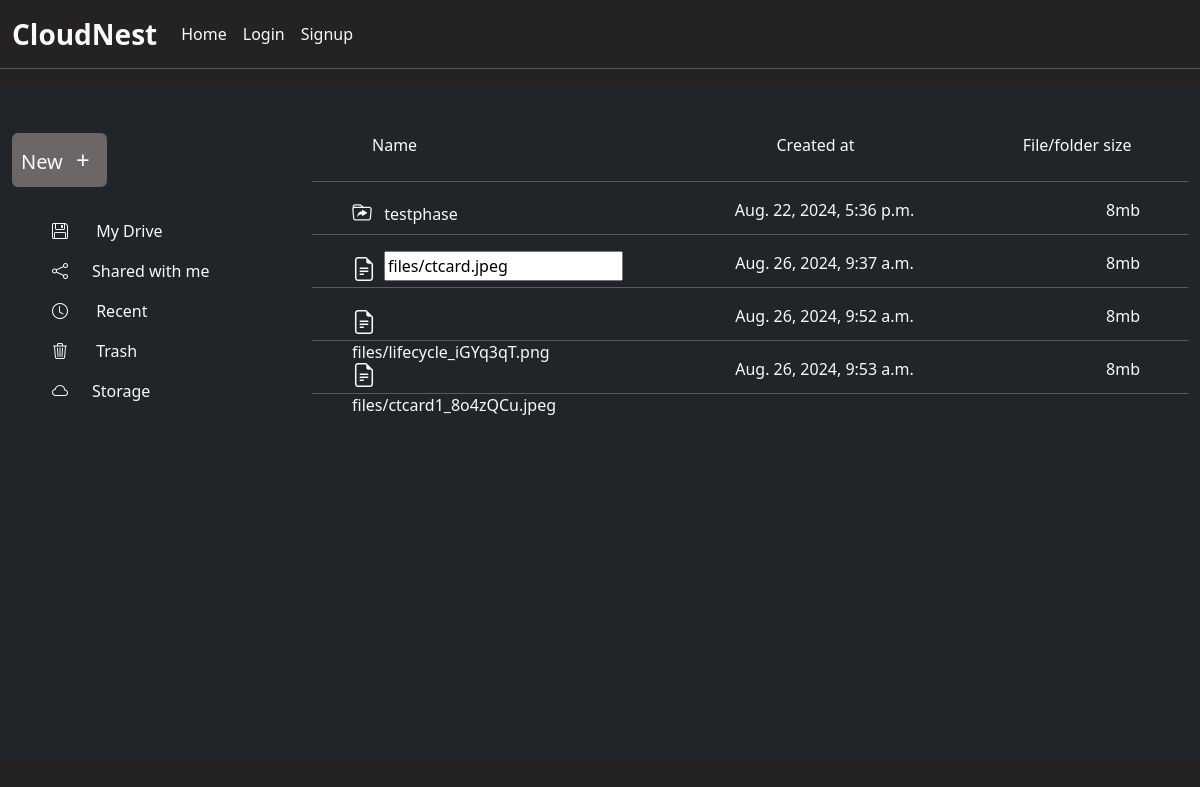
Page /cloudNest/renameInnerFile/1/11/ on the committed database.
### drive/models.py (models this page shows, shortened)
class InnerFolder(models.Model):
    folderName= models.CharField(max_length=50,default='Folder')
    parentFolder = models.ForeignKey(Folder,on_delete=models.CASCADE)
    created_at = models.DateTimeField(auto_now_add=True)

class InnerFile(models.Model):
    file = models.FileField(upload_to='files',null=False)
    fileUser = models.ForeignKey(Folder,on_delete=models.CASCADE )
    created_at = models.DateTimeField(auto_now_add=True )

### drive/views.py (the view, shortened to what this page needs)
# urls.py: path('cloudNest/renameInnerFile/<int:parentFOlderiD>/<int:renamefile_Id>/',renameInnerFile,name='renameInnerFile'),
def renameInnerFile(request,parentFOlderiD,renamefile_Id):
    parentfolder = Folder.objects.get(id=parentFOlderiD)
    innerFolder = InnerFolder.objects.filter(parentFolder=parentFOlderiD).order_by('-id')
    innerFile = InnerFile.objects.filter(fileUser = parentfolder)
    folder_instance = get_object_or_404(InnerFile, id=renamefile_Id)
    context = {
        'innerFolder':innerFolder,
        'folderId':parentFOlderiD,
        'innerFile':innerFile,
        'renaming_file_id': renamefile_Id
    }
    return render(request,'renameInnerFile.html',context)

### drive/templates/renameInnerFile.html (shortened to what this page needs)
{% extends 'index.html' %}
{% block content %}
<div class=" d-flex h-100vh">
    <div class="left-side-container w-25 container bg-dark pt-5 h-100vh">
        <div class="text-decoration-none d-flex btn_click">
            <button class="btn fs-5 p-2 text-light rounded"  role='button' id="btn">New <span class="fs-4 p-2">+</span></button>
        </div>
           <ul class="mt-4">
            <li class="p-2"><a href="#" class="text-decoration-none text-light"><i class="bi bi-floppy pe-4"></i> My Drive</li></a>
            <li class="p-2"><a href="#" class="text-decoration-none text-light"><i class="bi bi-share pe-4"></i>Shared with me</li></a>
            <li class="p-2"><a href="#" class="text-decoration-none text-light"><i class="bi bi-clock pe-4"></i> Recent</li></a>
            <li class="p-2"><a href="#" class="text-decoration-none text-light"><i class="bi bi-trash3 pe-4"></i> Trash</li></a>
            <li class="p-2"><a href="#" class="text-decoration-none text-light"><i class="bi bi-cloud pe-4"></i>Storage</li></a>
           </ul>
    </div>
    <div class="container-fluid w-75 float-end bg-dark position-relative me-0 pb-3" style="height:auto;padding-bottom: 23px;">
        <div class="container d-flex justify-content-between w-75 ms-5 mt-5 pb-2 sticky-top  text-light">
            <div class="name w-50">Name</div>
            <div class="owner w-25">Created at</div>
            <div class="file_size " style="margin-right: -20%;">File/folder size</div>
        </div>
        <div class="list-group overflow-y-scroll  p-0" style="height:72.3vh;">
        {% if innerFolder %}
            {% for folder in innerFolder %}
            <hr class="text-light">
            <div href="{% url 'subFile' folderId %}" class="context_items  text-decoration-none text-light d-flex justify-content-between ps-4 pe-4 pt-0 position-relative" style="height: 20px;">
                <div class="folder_name w-25 ps-3"><i class="bi bi-folder-symlink pe-2 fs-5"></i>
                    {{ folder.folderName }}
                </div>
                <div class="folder_name">{{folder.created_at}}</div>
                <div class="folder_name pe-4">8mb</div>
            </div>
            {% endfor %}
          {% endif %}
          {% if innerFile %}
                {% for file in innerFile %}
                  <hr class="text-light">
                  <div href="" class=" position-relative text-decoration-none text-light d-flex justify-content-between ps-4 pe-4 pt-0" style="height: 20px;">
                      <div class  ="folder_name w-25 ps-3"><i class="bi bi-file-earmark-text fs-4 pe-2"></i>
                    {% if file.id  == renaming_file_id %}
                    <form action="{% url 'renameInnerFile' folderId file.id %}" method="POST"  id="renameInnerfile">
                        <input type="text" name="renameFile" id="renameFile" value="{{ file.file }}" class="renameinnerfile">
                    </form>
                    {% else %}
                    {{ file.file }}
                {% endif %}
                      </div>
                      <div class="folder_name">{{file.created_at}}</div>
                      <div class="folder_name pe-4">8mb</div>
                  </div>
            {% endfor %}
          {% endif %}
        <hr class="text-light">
    </div>
    </div>
</div>
{% endblock content %}

### static/CSS/style.css (style rules this page uses)
.btn { background-color: rgb(109, 102, 102)!important; }
#renameInnerfile { position: absolute; top:0rem; padding-left:2rem; }
.left-side-container { background-color:#242222; }
body { background-color: #242222 !important; }

### rows in the picture
InnerFolder: folderName "testphase", created_at "Aug. 22, 2024, 5:36 p.m."
InnerFile: renameFile "files/ctcard.jpeg", created_at "Aug. 26, 2024, 9:37 a.m."
InnerFile: file "files/lifecycle_iGYq3qT.png", created_at "Aug. 26, 2024, 9:52 a.m."
InnerFile: file "files/ctcard1_8o4zQCu.jpeg", created_at "Aug. 26, 2024, 9:53 a.m."
